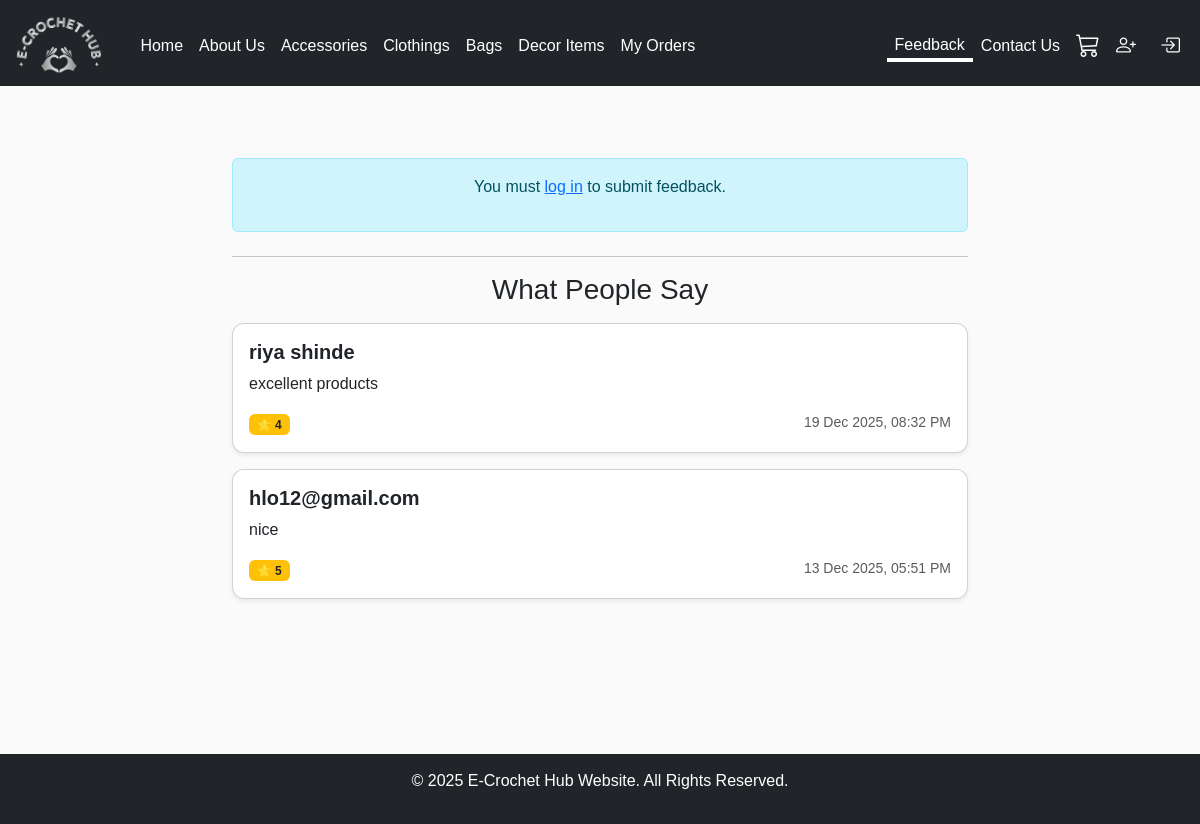
The page /feedback/ on the database its author committed.
### app/models.py (models this page shows, shortened)
class Feedback(models.Model):
    name = models.CharField(max_length=100)
    email = models.EmailField()
    message = models.TextField()
    rating = models.IntegerField(choices=[
        (1, "⭐"),
        (2, "⭐⭐"),
        (3, "⭐⭐⭐"),
        (4, "⭐⭐⭐⭐"),
        (5, "⭐⭐⭐⭐⭐"),
    ])
    created_at = models.DateTimeField(auto_now_add=True)

### app/views.py (the view, shortened to what this page needs)
# urls.py: path('feedback/', views.feedback_page, name='feedback'),
def feedback_page(request):
    feedback_list = Feedback.objects.all().order_by('-created_at')
    return render(request, "feedback.html", {"feedback_list": feedback_list})

### app/context_processors.py (called while the page is built)
def cart_count(request):
    if request.user.is_authenticated:
        return {
            "cart_count": Cart.objects.filter(user=request.user).count()
        }
    return {"cart_count": 0}

### templates/feedback.html (shortened to what this page needs)
{% extends "base.html" %}
{% load static %}
{% block content %}
<div class="container mt-5">
    <div class="row justify-content-center">
        <div class="col-md-8">
            {% if request.user.is_authenticated %}
            <div class="card shadow-lg mt-4">
                <div class="card-header bg-secondary text-white text-center">
                    <h4>Share Your Feedback</h4>
                </div>
                <div class="card-body">
                    {% if messages %}
                        {% for msg in messages %}
                            <div class="alert alert-success">{{ msg }}</div>
                        {% endfor %}
                    {% endif %}
                    <form method="POST">
                        {% csrf_token %}
                        <div class="mb-3">
                            <label class="form-label">Username</label>
                            <input type="text" class="form-control"
                                   value="{{ request.user.first_name|default:request.user.username }}" disabled>
                        </div>
                        <div class="mb-3">
                            <label class="form-label">Email</label>
                            <input type="email" class="form-control"
                                   value="{{ request.user.email }}" disabled>
                        </div>
                        <div class="mb-3">
                            <label class="form-label">Reviews</label>
                            <textarea name="message" rows="4" class="form-control" required></textarea>
                        </div>
                        <div class="mb-3">
                            <label class="form-label">Rating</label>
                            <select name="rating" class="form-control" required>
                                <option value="">--Select--</option>
                                <option value="5">⭐⭐⭐⭐⭐ Excellent</option>
                                <option value="4">⭐⭐⭐⭐ Very Good</option>
                                <option value="3">⭐⭐⭐ Good</option>
                                <option value="2">⭐⭐ Average</option>
                                <option value="1">⭐ Poor</option>
                            </select>
                        </div>
                        <button type="submit" class="btn btn-dark w-100">Submit Feedback</button>
                    </form>
                </div>
            </div>
            {% else %}
            <div class="alert alert-info text-center mt-4">
                <p>You must <a href="{% url 'login' %}">log in</a> to submit feedback.</p>
            </div>
            {% endif %}
            <hr class="mt-4">
            <h3 class="mb-3 text-center">What People Say</h3>
            {% for fb in feedback_list %}
                <div class="card mb-3 shadow-sm">
                    <div class="card-body">
                        <h5 class="fw-bold">{{ fb.name }}</h5>
                        <p>{{ fb.message }}</p>
                        <span class="badge bg-warning text-dark">
                            ⭐ {{ fb.rating }}
                        </span>
                        <small class="text-muted float-end">
                            {{ fb.created_at|date:"d M Y, h:i A" }}
                        </small>
                    </div>
                </div>
            {% empty %}
                <p class="text-center">No feedback yet.</p>
            {% endfor %}
        </div>
    </div>
</div>
{% endblock %}

### static/home.css (style rules this page uses)
* { margin: 0; padding: 0; box-sizing: border-box; }
body { background: #fafafa; font-family: Arial, sans-serif; padding-bottom: 70px; }
.card { border-radius: 12px; }

### templates/base.html (style rules this page uses)
body, html { height: 100%; margin: 0; }

### rows shown on the page
Feedback: name "riya shinde", message "excellent products", rating "4", created_at "19 Dec 2025, 08:32 PM"
Feedback: name "hlo12@gmail.com", message "nice", rating "5", created_at "13 Dec 2025, 05:51 PM"
